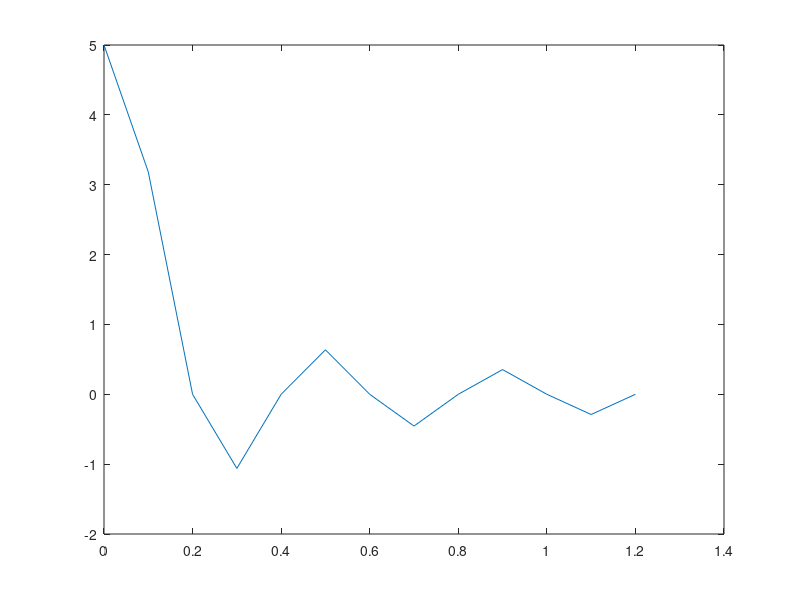
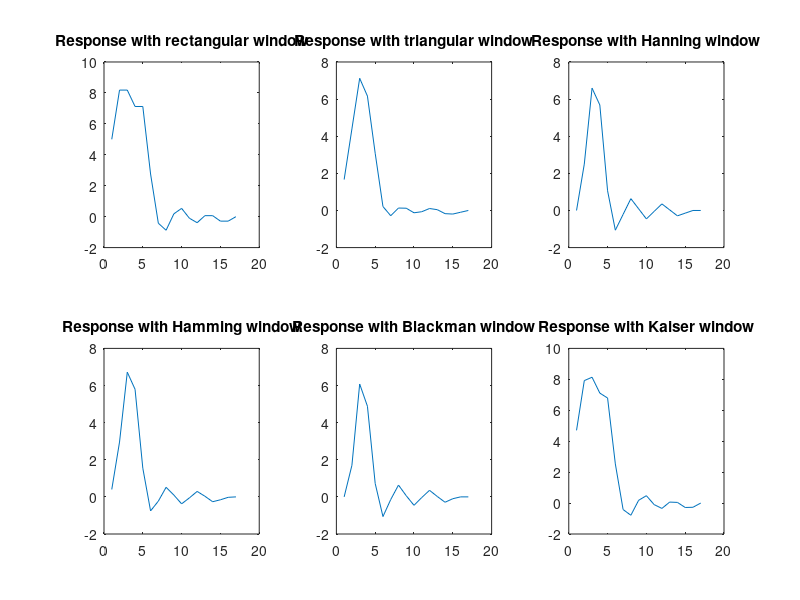

Write the MATLAB code that produced these figures, in order.
clc;
clear;
close all;
% t = linspace(-50,5);
wc=input("Enter Cutoff frequency: ");
t=0:0.1:2*pi/wc;
y = wc*sinc(wc*(t));
plot(t,y)
M=input('Enter the length of window:');    
w1=boxcar(M); % Rectangular 
w2=triang(M);
w3=hanning(M);
w4=hamming(M);
w5=blackman(M);
w6=kaiser(M);
% plot(t,w);
s1=conv(w1,y);
s2=conv(w2,y);
s3=conv(w3,y);
s4=conv(w4,y);
s5=conv(w5,y);
s6=conv(w6,y);
figure()
subplot(231)
plot(s1);
title('Response with rectangular window');
subplot(232)
plot(s2);
title('Response with triangular window');
subplot(233)
plot(s3);
title('Response with Hanning window');
subplot(234)
plot(s4);
title('Response with Hamming window');
subplot(235)
plot(s5);
title('Response with Blackman window');
subplot(236)
plot(s6);
title('Response with Kaiser window');
